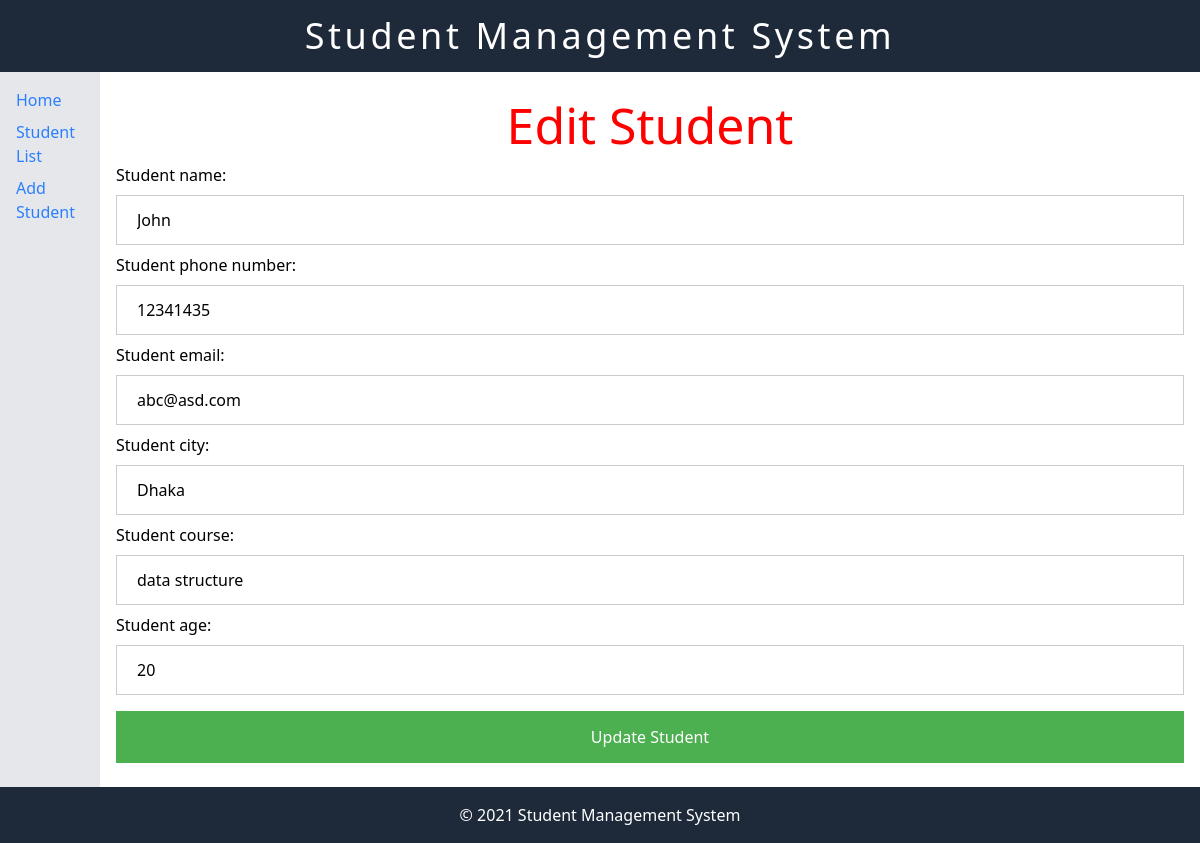
Screenshot of /edit_student/22 with the database file from the repository.
### students/models.py (models this page shows, shortened)
class Student(models.Model):
    student_name = models.CharField(max_length=100)
    student_phone_number = models.CharField(max_length=12)
    student_email = models.EmailField()
    student_city = models.CharField(max_length=100)
    student_course = models.CharField(max_length=100)
    student_age = models.IntegerField()

### students/views.py (the view)
# urls.py: path('edit_student/<int:student_id>' , edit_student,name='edit_student')
def edit_student(request,student_id):
    student = Student.objects.get(id = student_id)
    if request.method == "POST":
        form = StudentForm(request.POST, instance=student)
        if form.is_valid():
            form.save()
            messages.add_message(request, messages.SUCCESS, 'Student updated successfully')
            return redirect('student_list')
        return render(request, "edit_student.html",{'form': form ,'student': student})
    else:
        form = StudentForm(instance=student)
    return render(request, "edit_student.html",{'form': form ,'student': student})

### students/forms.py
class StudentForm(forms.ModelForm):
    class Meta:
        model = Student
        fields = '__all__'

### students/templates/edit_student.html (shortened to what this page needs)
{% extends "base.html" %}
{% load static %}
{% block head %}
<link rel="stylesheet" href="{% static 'add_student.css' %}" />
{% endblock %}
{% block content %}
<h1>Edit Student</h1>
<form action="{% url 'edit_student' student.id %}" method="POST">
  {{form}}
  <button type="submit">Update Student</button>
  {% endblock %}

### students/static/add_student.css (style rules this page uses)
* { box-sizing: border-box; }
h1 { color: red; font-size: 50px; text-align: center; }
input { width: 100%; padding: 12px 20px; margin: 8px 0; display: inline-block; border: 1px solid #ccc; box-sizing: border-box; }
button { background-color: #4CAF50; color: white; padding: 14px 20px; margin: 8px 0; border: none; cursor: pointer; width: 100%; }

### rows the page displays
Student: student_name "John", student_phone_number "12341435", student_email "abc@asd.com", student_city "Dhaka", student_course "data structure", student_age "20"
